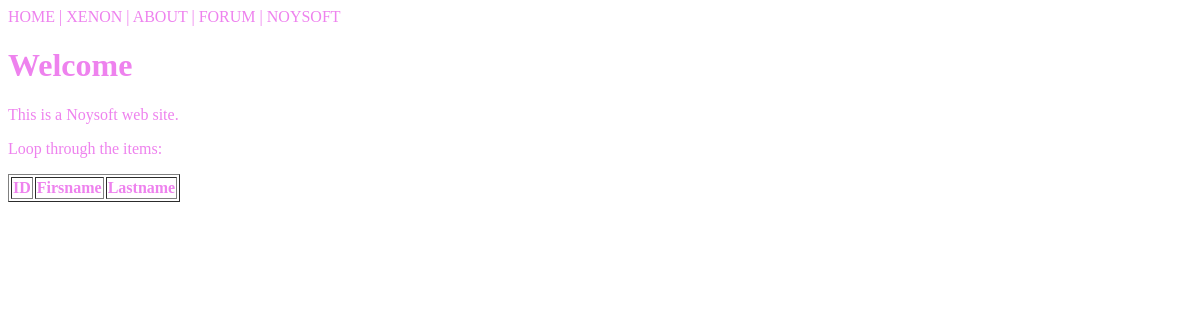
The app's page /testing/, older data.
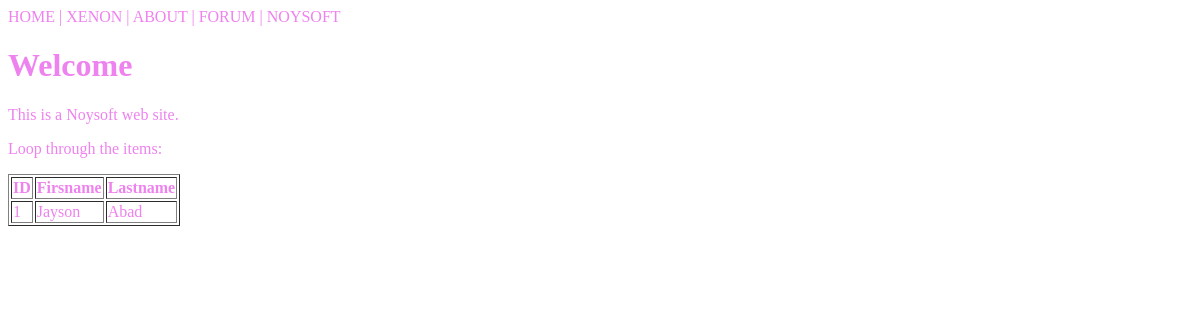
The same page, newer data.
### members/models.py (models this page shows, shortened)
class Member(models.Model):
    firstname = models.CharField(max_length=255)
    lastname = models.CharField(max_length=255)
    phone = models.IntegerField(null=True)
    joined_date = models.DateField(null=True)

### members/views.py (the view)
# urls.py: path('testing/', views.testing, name='testing')
def testing(request):
    mydata = Member.objects.all().order_by('lastname', '-id').values()
    template = loader.get_template('template.html')
    context = { 'members' : mydata, }
    return HttpResponse(template.render(context, request))

### members/templates/template.html
{% load static %}
<!DOCTYPE html>
<html>
<link rel="stylesheet" href="{% static 'testglobal.css' %}">
<body>
{% include "menu.html" with me="XENON" sponsor="NOYSOFT" %}
<h1>Welcome</h1>
<p>This is a Noysoft web site.</p>
<p>Loop through the items:</p>
<table border="1">
  <tr>
    <th>ID</th>
    <th>Firsname</th>
    <th>Lastname</th>
  </tr>
  {% for x in members %}
    <tr>
      <td>{{ x.id }}</td>
      <td>{{ x.firstname }}</td>
      <td>{{ x.lastname }}</td>
    </tr>
  {% endfor %}
</table>
</body>
</html>

Row changes from the older to the newer data that the page shows:
added Member: id "1", firstname "Jayson", lastname "Abad"
